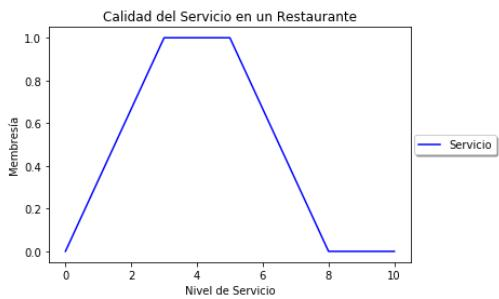

This figure's Python source:
import numpy as np
import skfuzzy as sk
import matplotlib.pyplot as plt

x= np.arange(0, 11, 1)
vd_trapezoidal = sk.trapmf (x, [0,3,5,8])

plt.figure()
plt.plot(x, vd_trapezoidal, 'b', linewidth=1.5, label='Servicio')

plt.title('Calidad del servicio en un restaurante')
plt.ylabel('Membresia')
plt.xlabel('Nivel de servicio')
plt.legend(loc='center right', bbox_to_anchor=(1.25, 0.5), ncol=1, fancybox=True, shadow=True)
plt.show()
